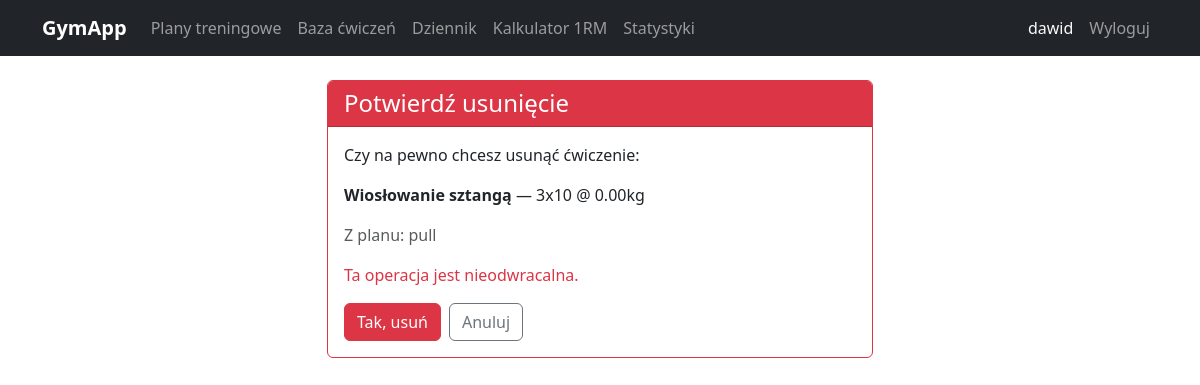
The page /cwiczenie-planu/4/usun/ (signed in) on the database its author committed.
### tracker/models.py (models this page shows, shortened)
class CwiczeniePlanu(models.Model):
    plan = models.ForeignKey(PlanTreningowy, on_delete=models.CASCADE, related_name='cwiczenia')
    cwiczenie = models.ForeignKey(Cwiczenie, on_delete=models.CASCADE)
    serie = models.PositiveIntegerField(default=3)
    powtorzenia = models.PositiveIntegerField(default=10)
    ciezar = models.DecimalField(max_digits=6, decimal_places=2, default=0)
    notatki = models.TextField(blank=True)
    class Meta:
        verbose_name = 'Ćwiczenie planu'
        verbose_name_plural = 'Ćwiczenia planu'

class Cwiczenie(models.Model):
    KATEGORIE = [
        ('klatka', 'Klatka piersiowa'),
        ('plecy', 'Plecy'),
        ('nogi', 'Nogi'),
        ('barki', 'Barki'),
        ('biceps', 'Biceps'),
        ('triceps', 'Triceps'),
        ('brzuch', 'Brzuch'),
        ('inne', 'Inne'),
    ]
    nazwa = models.CharField(max_length=100)
    kategoria = models.CharField(max_length=20, choices=KATEGORIE)
    opis = models.TextField(blank=True)
    dodane_przez = models.ForeignKey(User, on_delete=models.SET_NULL, null=True, blank=True)
    czy_publiczne = models.BooleanField(default=True)
    class Meta:
        verbose_name = 'Ćwiczenie'
        verbose_name_plural = 'Ćwiczenia'

class PlanTreningowy(models.Model):
    nazwa = models.CharField(max_length=100)
    opis = models.TextField(blank=True)
    uzytkownik = models.ForeignKey(User, on_delete=models.CASCADE)
    data_utworzenia = models.DateTimeField(auto_now_add=True)
    czy_publiczny = models.BooleanField(default=False)
    class Meta:
        verbose_name = 'Plan treningowy'
        verbose_name_plural = 'Plany treningowe'

### tracker/views.py (the view)
# urls.py: path('cwiczenie-planu/<int:pk>/usun/', views.usun_cwiczenie_planu, name='usun_cwiczenie_planu'),
@login_required
def usun_cwiczenie_planu(request, pk):
    cwiczenie_planu = get_object_or_404(CwiczeniePlanu, pk=pk, plan__uzytkownik=request.user)
    plan_pk = cwiczenie_planu.plan.pk
    if request.method == 'POST':
        cwiczenie_planu.delete()
        messages.success(request, 'Ćwiczenie zostało usunięte z planu!')
        return redirect('szczegoly_planu', pk=plan_pk)
    return render(request, 'tracker/usun_cwiczenie_planu.html', {'cwiczenie_planu': cwiczenie_planu})

### tracker/templates/tracker/usun_cwiczenie_planu.html (shortened to what this page needs)
{% extends 'base.html' %}
{% block zawartosc %}
<div class="row justify-content-center">
    <div class="col-md-6">
        <div class="card border-danger">
            <div class="card-header bg-danger text-white">
                <h4 class="mb-0">Potwierdź usunięcie</h4>
            </div>
            <div class="card-body">
                <p>Czy na pewno chcesz usunąć ćwiczenie:</p>
                <p><strong>{{ cwiczenie_planu.cwiczenie.nazwa }}</strong> — {{ cwiczenie_planu.serie }}x{{ cwiczenie_planu.powtorzenia }} @ {{ cwiczenie_planu.ciezar }}kg</p>
                <p class="text-muted">Z planu: {{ cwiczenie_planu.plan.nazwa }}</p>
                <p class="text-danger">Ta operacja jest nieodwracalna.</p>
                <form method="post">
                    <div class="d-flex gap-2">
                        <button type="submit" class="btn btn-danger">Tak, usuń</button>
                        <a href="{% url 'szczegoly_planu' cwiczenie_planu.plan.pk %}" class="btn btn-outline-secondary">Anuluj</a>
                    </div>
                </form>
            </div>
        </div>
    </div>
</div>
{% endblock %}

### templates/base.html (shortened to what this page needs)
<!DOCTYPE html>
<html lang="pl">
<head>
    <link href="https://cdn.jsdelivr.net/npm/bootstrap@5.3.0/dist/css/bootstrap.min.css" rel="stylesheet">
</head>
<body>
    <nav class="navbar navbar-expand-lg navbar-dark bg-dark">
        <div class="container">
            <a class="navbar-brand fw-bold" href="{% url 'dashboard' %}">GymApp</a>
            <div class="collapse navbar-collapse" id="navbarMenu">
                {% if request.user.is_authenticated %}
                <ul class="navbar-nav me-auto">
                    <li class="nav-item">
                        <a class="nav-link" href="{% url 'lista_planow' %}">Plany treningowe</a>
                    </li>
                    <li class="nav-item">
                        <a class="nav-link" href="{% url 'lista_cwiczen' %}">Baza ćwiczeń</a>
                    </li>
                    <li class="nav-item">
                        <a class="nav-link" href="{% url 'dziennik' %}">Dziennik</a>
                    </li>
                    <li class="nav-item">
                        <a class="nav-link" href="{% url 'kalkulator_1rm' %}">Kalkulator 1RM</a>
                    </li>
                    <li class="nav-item">
                        <a class="nav-link" href="{% url 'statystyki' %}">Statystyki</a>
                    </li>
                </ul>
                <ul class="navbar-nav ms-auto">
                    <li class="nav-item">
                        <span class="nav-link text-light">{{ request.user.username }}</span>
                    </li>
                    <li class="nav-item">
                        <a class="nav-link" href="{% url 'wylogowanie' %}">Wyloguj</a>
                    </li>
                </ul>
                {% endif %}
            </div>
        </div>
    </nav>
    <div class="container mt-4">
        {% block zawartosc %}{% endblock %}
    </div>
</body>
</html>

### rows shown on the page
CwiczeniePlanu: cwiczenie.nazwa "Wiosłowanie sztangą", serie "3", powtorzenia "10", ciezar "0.00", plan.nazwa "pull"

### other values the page prints
{{ request.user.username }} "dawid"
